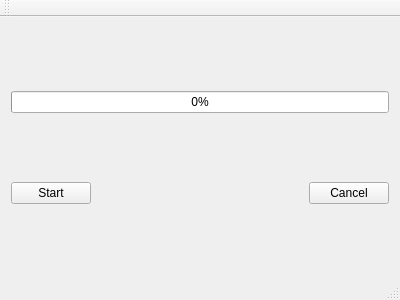
<?xml version="1.0" encoding="UTF-8"?>
<ui version="4.0">
 <class>MainWindow</class>
 <widget class="QMainWindow" name="MainWindow">
  <property name="geometry">
   <rect>
    <x>0</x>
    <y>0</y>
    <width>400</width>
    <height>300</height>
   </rect>
  </property>
  <property name="windowTitle">
   <string>MainWindow</string>
  </property>
  <widget class="QWidget" name="centralWidget">
   <layout class="QGridLayout" name="gridLayout">
    <item row="1" column="0">
     <widget class="QPushButton" name="pushButton">
      <property name="text">
       <string>Start</string>
      </property>
     </widget>
    </item>
    <item row="1" column="1">
     <spacer name="horizontalSpacer">
      <property name="orientation">
       <enum>Qt::Horizontal</enum>
      </property>
      <property name="sizeHint" stdset="0">
       <size>
        <width>298</width>
        <height>20</height>
       </size>
      </property>
     </spacer>
    </item>
    <item row="1" column="2">
     <widget class="QPushButton" name="cancelButton">
      <property name="text">
       <string>Cancel</string>
      </property>
     </widget>
    </item>
    <item row="0" column="0" colspan="3">
     <widget class="QProgressBar" name="progressBar">
      <property name="maximum">
       <number>12</number>
      </property>
      <property name="value">
       <number>0</number>
      </property>
     </widget>
    </item>
   </layout>
  </widget>
  <widget class="QMenuBar" name="menuBar">
   <property name="geometry">
    <rect>
     <x>0</x>
     <y>0</y>
     <width>400</width>
     <height>21</height>
    </rect>
   </property>
  </widget>
  <widget class="QToolBar" name="mainToolBar">
   <attribute name="toolBarArea">
    <enum>TopToolBarArea</enum>
   </attribute>
   <attribute name="toolBarBreak">
    <bool>false</bool>
   </attribute>
  </widget>
  <widget class="QStatusBar" name="statusBar"/>
 </widget>
 <layoutdefault spacing="6" margin="11"/>
 <resources/>
 <connections/>
</ui>
